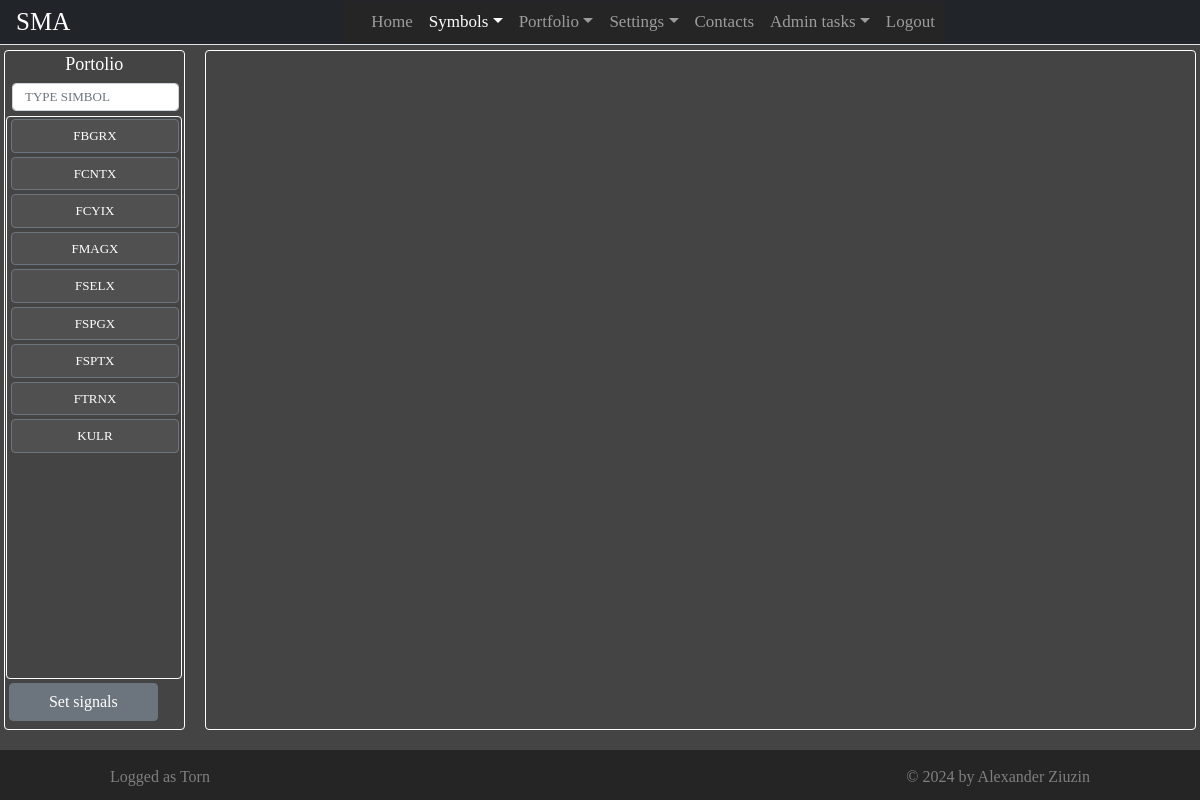
The app's page /simbols?listtype=portfolio&rwl=false&simbol= (signed in) with its own data.
### app/models.py (models this page shows, shortened)
class Simbol(db.Model):
    __tablename__ = 'simbol'
    simbol = db.Column(db.String(10), primary_key = True)
    title = db.Column(db.String(100))
    category = db.Column(db.String(20))
    sector = db.Column(db.String(30))
    industry = db.Column(db.String(30))
    country = db.Column(db.String(4))
    isfund = db.Column(db.Boolean)
    onemonthreturn = db.Column(db.Float)
    twomonthreturn = db.Column(db.Float)
    threemonthreturn = db.Column(db.Float)
    sixmonthreturn = db.Column(db.Float)
    ytd = db.Column(db.Float)
    oneyearreturn = db.Column(db.Float)
    threeyearreturn = db.Column(db.Float)
    fiveyearreturn = db.Column(db.Float)
    tenyearreturn = db.Column(db.Float)
    lifeoffundreturn = db.Column(db.Float)
    netto = db.Column(db.Float)
    gross = db.Column(db.Float)
    overall = db.Column(db.Float)

class User(UserMixin, db.Model):
    __tablename__ = 'user'
    id = db.Column(db.String(40), primary_key=True)
    email = db.Column(db.String(80), unique=True)
    username = db.Column(db.String(100), unique=True)
    password_hash = db.Column(db.String())
    admin = db.Column(db.Boolean)

### app/views.py (the view, shortened to what this page needs)
@app.route("/simbols")
@login_required
def simbols():
   plots_img = "/static/images/empty_plots.png"
   if request.args:
      req = request.args
      listtype = req["listtype"]
      simbol   = req["simbol"]
      rwl      = req["rwl"]
      simbols=[]
      selected_simbol_data = db.session.query(Simbol).filter(Simbol.simbol == simbol).first()
      try:
         if listtype == "portfolio":
            subquery = db.session.query(UserSimbol.simbol)\
                     .filter(UserSimbol.userid == current_user.id, UserSimbol.listtype == 1).subquery()
            simbols = db.session.query(Simbol, SimbolData)\
                                 .outerjoin(SimbolData, SimbolData.simbol ==Simbol.simbol)\
                                 .filter(Simbol.simbol.in_(subquery))\
                                 .order_by(Simbol.simbol).all()
         if listtype == "unselected":
            subquery = db.session.query(UserSimbol.simbol).filter(UserSimbol.userid == current_user.id).subquery()
            simbols = db.session.query(Simbol, SimbolData)\
                                 .outerjoin(SimbolData, SimbolData.simbol ==Simbol.simbol)\
                                 .filter(Simbol.simbol.notin_(subquery))\
                                 .order_by(Simbol.simbol).all()
         historydata = ChartsData("-----", get_user_indicators_params("-----", current_user.id))
         if rwl == 'true':
            for smb in simbols:
               load_historical_data(simbol = smb[0].simbol)
         return render_template("simbols.html" , pageName = "Simbols", simbols = simbols,
                                 selected_simbol = req["simbol"],
                                 selected_simbol_data = selected_simbol_data,
                                 user = current_user,
                                 listtype = req["listtype"], plots_image = plots_img,
                                 last_price = historydata.lastPrice,
                                 warning_level = historydata.warningLevel)
      except Exception as ex:
          return render_template("error.html", pageName = "Simbols", user = current_user, error_descr = ex.args)

### app/models.py (called while the page is built, shortened)
def get_user_indicators_params(simbol:str, userid:str)->IndicatorsParams:
    user_indicators_params  = db.session\
                                .query(IndicatorsParams)\
                                .filter(IndicatorsParams.userid == userid,
                                        IndicatorsParams.simbol == simbol)\
                                .first()
    return user_indicators_params

    def get_offset(self):
        return max(
            self.ma_first_period,
            self.ma_second_period,
            self.ma_third_period,
            self.rsi_period,
            self.macd_short_period,
            self.macd_long_period,
            self.macd_signal_period,
            self.bollingerband_period
        )

### app/userlogin.py (called while the page is built)
@login.user_loader
def load_user(id):
    return User.query.get(str(id))

### app/templates/simbols.html (shortened to what this page needs)
{% extends "base.html" %}
{% block main %}
<div>
    <div id = "main-row" class = "row gx-3">
        <div id = "left-column" class = "col-md-2 left-column">
            <div class = "simbols-list-border">
                <div class = "row simbols-list-header">
                    {% if listtype == "portfolio" %}
                    Portolio
                    {% endif %}
                </div>
                <div id = "simbols-search-row" class = "row">
                    <input id = "simbol-search" type="text" class = "form-control search-simbol-input"
                        placeholder="Type simbol">
                </div>
                <div id = "simbols-list-row" class = "row">
                    <ul id = "list-of-simbols" class = "simbols-list">
                        {% for simbol in simbols %}
                        <li>
                            <button type="button"
                                    class="btn  btn-secondary shadow-none
                                    simbol-button warning-level-{{simbol[1].warning_level}}"
                                    onclick="simbol_button_click(event)">
                                    {{simbol[0].simbol}}
                            </button>
                        </li>
                        {% endfor %}
                    </ul>
                </div>
                {% if listtype == "watchlist" or listtype == "portfolio" or listtype == "shortlist" %}
                <div id = "set-warn-levels-row" class = "row">
                    <div class = "col-sm">
                        <button type="button" class="btn btn-secondary shadow-none"
                            style="width: 100%;"
                            onclick="set_warning_levels_button_click()">
                            Set signals
                        </button>
                    </div>
                </div>
                {% endif %}
            </div>
        </div>
        <div id = "right-column" class = "col-md-10 right-column">
            <div class = "plots-border">
                <div id = "plots-header" class = "row">
                </div>
                <div id = "plots-body" class = "row" style="background-image: url('{{plots_image}}')">
                </div>
                <div id = "plots-footer" class = "row">
                    <div class = "col-sm-12">
                        <div class="float-end">
                        </div>
                </div>
                </div>
            </div>
        </div>
    </div>
</div>
{% endblock %}

### app/templates/base.html (shortened to what this page needs)
<!DOCTYPE html>
<html lang="en" dir="ltr">
    <head>
        <link rel="stylesheet" type="text/css" href="/static/css/bootstrap.min.css"/>
        <link rel="stylesheet" type="text/css" href="/static/css/style.css" />
	</head>
    <body >
      <header id = "page-header" class="container-sm">
        <nav class="navbar navbar-expand-sm navbar-dark bg-dark fixed-top navigation" >
          <a id = "brand-icon" class="navbar-brand cinzel-400" href="#">SMA</a>
          <div class="collapse navbar-collapse justify-content-center" id="navbarCollapse">
            <ul class="navbar-nav">
              <li class = "nav-item">
                <a class="nav-link {% if pageName == 'Home' %} active {% endif %}" aria-current="page" href="/">Home</a>
              </li>
              {% if user.is_authenticated %}
              <li class = "nav-item dropdown">
                <a  id="navbarDropdownSimbols"
                    class="nav-link dropdown-toggle {% if pageName == 'Simbols' %} active {% endif %}"
                    href="#"
                    role="button" data-bs-toggle="dropdown"
                    aria-expanded="false">Symbols</a>
              </li>
              <li class = "nav-item dropdown">
                <a id ="navbarDropdownPortfolio"
                   class="nav-link dropdown-toggle {% if pageName == 'Portfolio' %} active {% endif %}"
                   href="#"
                   role="button" data-bs-toggle="dropdown"
                  aria-expanded="false">Portfolio</a>
              </li>
              <li class = "nav-item dropdown">
                <a id ="navbarDropdownSettings"
                   class="nav-link dropdown-toggle {% if pageName == 'Settings' %} active {% endif %}"
                   href="#"
                   role="button" data-bs-toggle="dropdown"
                   aria-expanded="false">Settings</a>
              </li>
              {% endif %}
              <li class = "nav-item">
                <a class="nav-link {% if pageName == 'Contacts' %} active {% endif %}" href="/contacts">Contacts</a>
              </li>
              {% if user.admin %}
              <li class = "nav-item dropdown">
                <a id ="navbarDropdownSettings"
                   class="nav-link dropdown-toggle {% if pageName == 'AdminTasks' %} active {% endif %}"
                   href="#"
                   role="button" data-bs-toggle="dropdown"
                   aria-expanded="false">Admin tasks</a>
              {% endif %}
              <li class = "nav-item">
                {% if user.is_authenticated %}
                  <a class="nav-link {% if pageName == 'Login' %} active {% endif %}" href="/logout">Logout</a>
                {% else %}
                  <a class="nav-link {% if pageName == 'Logout' %} active {% endif %}" href="/login">Login</a>
                {% endif %}
              </li>
            </ul>
          </div>
        </nav>
      </header>
      <main id="main">
          {% block main %}
          {% endblock %}
      </main>
      <footer class = "d-flex align-items-center">
        <div  class = "container">
          <div class = "row ">
            <div class = "col-sm-6">
              <div class = "d-flex justify-content-start">
                {% if user.is_authenticated %}
                  Logged as {{user.username}}
                {% endif %}
              </div>
            </div>
            <div class = "col-sm-6" >
              <div class = "d-flex justify-content-end">
                © 2024 by Alexander Ziuzin
              </div>
            </div>
          </div>
        </div>
      </footer>
    </body>
</html>

### app/static/css/style.css (style rules this page uses)
@media (min-width: 440px) { .container, .container-sm, .container-md, .container-lg, .container-xl { max-width: 800px; } }
@media (min-width: 360px) { .container, .container-sm, .container-md, .container-lg, .container-xl { max-width: 540px; padding-left: 0px; padding-right: 0px; } }
@media (min-width: 768px) { .container, .container-sm, .container-md, .container-lg, .container-xl { max-width: 750px; } }
@media (min-width: 992px) { .container, .container-sm, .container-md, .container-lg, .container-xl { max-width: 980px; } }
html { visibility:hidden; }
body { color: #566787; background-color:rgb(68, 68, 68); font-family: "HvDTrial_Brandon_Grotesque_regular"; text-size-adjust: 100%; min-width: 360px; }
.cinzel-400 { font-family: 'Cinzel'; font-size: 1.5em; font-weight: 400; color:White; }
.navigation { height: 45px; padding-top: 0px; padding-bottom: 0px; border-bottom: solid white 1px; }
#main { width: 100%; margin-top: 50px; margin-left: 0px; margin-right: 0px; }
footer { position:fixed; bottom: 0; width:100%; height: 50px; background-color:rgb(37, 37, 37); text-align: center; padding-top: 5px; color: #7F7F7F; font-size:medium; padding-top: 3px; }
#brand-icon { margin-left: 4px; }
.col-sm { margin: 4px; }
.navbar { padding-top: 0 !important; padding-bottom: 0 !important; background: #ffffff; padding-left: 0px; padding-right: 0px; border-bottom: 1px solid #dfe3e8; border-radius: 0; }
.navbar .navbar-brand { padding-left: 0; font-size: 25px; }
.navbar .navbar-nav { position: relative; background-color:rgb(37, 37, 37); padding-left: 20px; }
.navbar a, .navbar a:active { color: #888; font-size: 17px; background: transparent; }
.active { color:white; }
#brand-icon { margin-left: 16px; }
.navbar-dark { margin-bottom: 2px; }
#main-row { margin-top: 50px; color: white; }
.left-column { align-items: center; }
.right-column { border-radius: 4px; }
#simbols-search-row { margin: 5px; }
#plots-body { height: calc(100% - 90px); background-position: center; background-size: contain; background-repeat: no-repeat; margin: 2px; flex-grow: 1; }
#plots-footer { margin-top: 0px; }
#simbols-list-row { padding-right: 10px; height: calc(100% - 115px); margin-right: calc(var(--bs-gutter-x)* -.15); margin-left: calc(var(--bs-gutter-x)* -.15); }
.simbols-list { height: 100%; list-style-type: none; align-items: center; justify-content: center; overflow-y:scroll; overflow-x: hidden; margin-left: 5px; margin-right: 15px; padding-right: 3px; border: 1px solid white; border-radius: 4px; padding-left: 2px; }
.simbols-list-border { height:inherit; border: 1px solid white; border-radius: 4px; padding-left: 0px; padding-right: 0px; margin-right: 2px; margin-left: 4px; }
.simbols-list-header { font-size: large; justify-content: center; text-wrap:wrap ; }
.search-simbol-input { align-self:center; width: calc(100% - 2px); margin-left: 2px; text-transform: uppercase; height: 28px; font-size: small; border-radius: 4px; }
.simbol-button { background-color: #505050; width: 99%; margin: 2px; font-size: small; background-image: url('../images/Red_100x70_gray_small.png'); background-repeat: no-repeat; background-size: 15px 10px; background-position: right 10px top 2px; }
.plots-border { height:inherit; border: 1px solid white; border-radius: 4px; padding-left: 0px; padding-right: 0px; margin-left: 2px; margin-right: 4px; }
#set-warn-levels-row { margin-right: 10px; }
.warning-level-0 { background-image: none; }
.warning-level-2 { background-image: none; }

### records on screen
Simbol: simbol "FBGRX"
Simbol: simbol "FCNTX"
Simbol: simbol "FCYIX"
Simbol: simbol "FMAGX"
Simbol: simbol "FSELX"
Simbol: simbol "FSPGX"
Simbol: simbol "FSPTX"
Simbol: simbol "FTRNX"
Simbol: simbol "KULR"
User: username "Torn"
